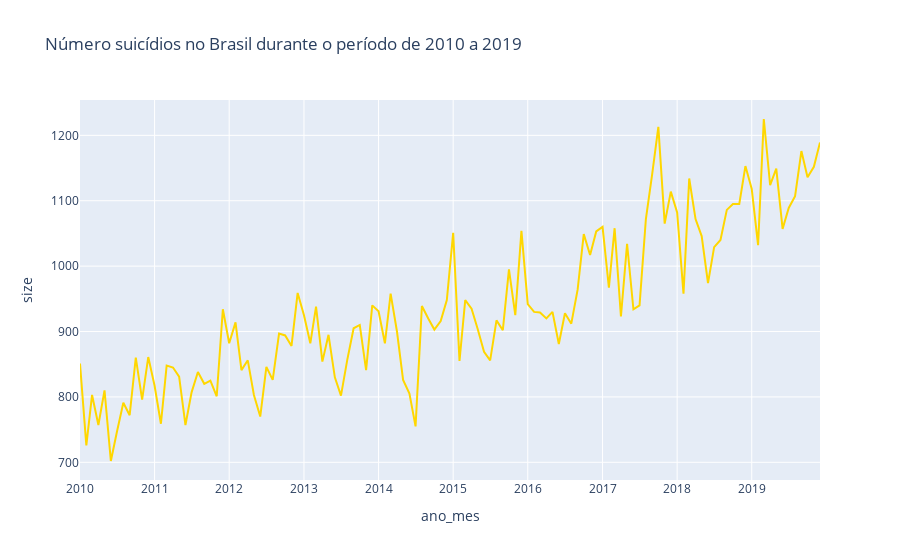

Here is the notebook cell this chart was saved with:
### Code cell
fig = px.line(df_data, 
              x=df_data['ano_mes'], 
              y=df_data['size'], 
              title='Número suicídios no Brasil durante o período de 2010 a 2019',
              labels=dict(y="Número de casos"),
              color_discrete_sequence=['#ffd700'],
              )
fig.show()

### Figure 1 — Plotly figure (JSON) as saved in the notebook; plotly's stock layout.template omitted (floating-point values rounded to 4 significant figures)
{"data": [{"hovertemplate": "ano_mes=%{x}<br>size=%{y}<extra></extra>", "legendgroup": "", "line": {"color": "#ffd700", "dash": "solid"}, "marker": {"symbol": "circle"}, "mode": "lines", "name": "", "orientation": "v", "showlegend": false, "type": "scatter", "x": ["2010-01", "2010-02", "2010-03", "2010-04", "2010-05", "2010-06", "2010-07", "2010-08", "2010-09", "2010-10", "2010-11", "2010-12", "2011-01", "2011-02", "2011-03", "2011-04", "2011-05", "2011-06", "2011-07", "2011-08", "2011-09", "2011-10", "2011-11", "2011-12", "2012-01", "2012-02", "2012-03", "2012-04", "2012-05", "2012-06", "2012-07", "2012-08", "2012-09", "2012-10", "2012-11", "2012-12", "2013-01", "2013-02", "2013-03", "2013-04", "2013-05", "2013-06", "2013-07", "2013-08", "2013-09", "2013-10", "2013-11", "2013-12", "2014-01", "2014-02", "2014-03", "2014-04", "2014-05", "2014-06", "2014-07", "2014-08", "2014-09", "2014-10", "2014-11", "2014-12", "2015-01", "2015-02", "2015-03", "2015-04", "2015-05", "2015-06", "2015-07", "2015-08", "2015-09", "2015-10", "2015-11", "2015-12", "2016-01", "2016-02", "2016-03", "2016-04", "2016-05", "2016-06", "2016-07", "2016-08", "2016-09", "2016-10", "2016-11", "2016-12", "2017-01", "2017-02", "2017-03", "2017-04", "2017-05", "2017-06", "2017-07", "2017-08", "2017-09", "2017-10", "2017-11", "2017-12", "2018-01", "2018-02", "2018-03", "2018-04", "2018-05", "2018-06", "2018-07", "2018-08", "2018-09", "2018-10", "2018-11", "2018-12", "2019-01", "2019-02", "2019-03", "2019-04", "2019-05", "2019-06", "2019-07", "2019-08", "2019-09", "2019-10", "2019-11", "2019-12"], "xaxis": "x", "y": [851, 726, 803, 757, 810, 702, 747, 791, 772, 860, 796, 861, 817, 759, 848, 845, 831, 757, 807, 838, 820, 825, 801, 934, 882, 914, 841, 856, 803, 770, 846, 826, 897, 894, 878, 959, 925, 882, 938, 854, 895, 830, 802, 857, 905, 910, 841, 940, 931, 882, 958, 900, 826, 805, 755, 939, 920, 903, 916, 948, 1051, 855, 948, 935, 904, 869, 856, 917, 902, 995, 925, 1054, 942, 930, 929, 920, 930, 881, 928, 912, 964, 1049, 1017, 1053, 1060, 967, 1058, 923, 1034, 934, 940, 1072, 1141, 1213, 1065, 1114, 1082, 958, 1134, 1072, 1046, 974, 1029, 1040, 1086, 1095, 1095, 1153, 1118, 1032, 1225, 1124, 1149, 1057, 1089, 1107, 1176, 1136, 1152, 1189], "yaxis": "y"}], "layout": {"legend": {"tracegroupgap": 0}, "title": {"text": "Número suicídios no Brasil durante o período de 2010 a 2019"}, "xaxis": {"anchor": "y", "domain": [0, 1], "title": {"text": "ano_mes"}}, "yaxis": {"anchor": "x", "domain": [0, 1], "title": {"text": "size"}}}}
